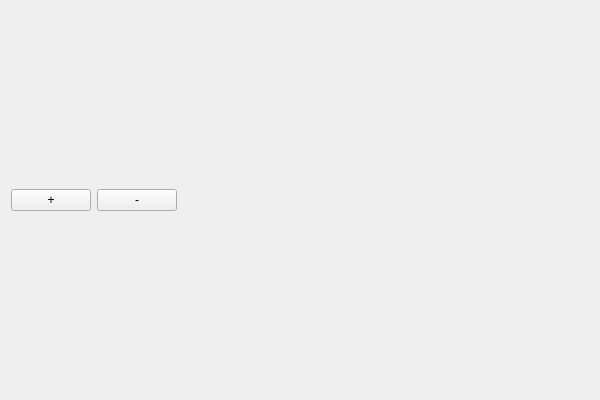
<?xml version="1.0" encoding="UTF-8"?>
<ui version="4.0">
 <class>teLabelBrowserClass</class>
 <widget class="QWidget" name="teLabelBrowserClass">
  <property name="geometry">
   <rect>
    <x>0</x>
    <y>0</y>
    <width>600</width>
    <height>400</height>
   </rect>
  </property>
  <property name="windowTitle">
   <string>teLabelBrowser</string>
  </property>
  <layout class="QVBoxLayout" name="verticalLayout">
   <item>
    <layout class="QHBoxLayout" name="TableWidgetLayout"/>
   </item>
   <item>
    <layout class="QHBoxLayout" name="horizontalLayout">
     <item>
      <widget class="QPushButton" name="addLabelButton">
       <property name="text">
        <string>+</string>
       </property>
      </widget>
     </item>
     <item>
      <widget class="QPushButton" name="deleteLabelButton">
       <property name="text">
        <string>-</string>
       </property>
      </widget>
     </item>
     <item>
      <spacer name="horizontalSpacer">
       <property name="orientation">
        <enum>Qt::Horizontal</enum>
       </property>
       <property name="sizeHint" stdset="0">
        <size>
         <width>40</width>
         <height>20</height>
        </size>
       </property>
      </spacer>
     </item>
    </layout>
   </item>
  </layout>
 </widget>
 <layoutdefault spacing="6" margin="11"/>
 <resources/>
 <connections/>
</ui>
